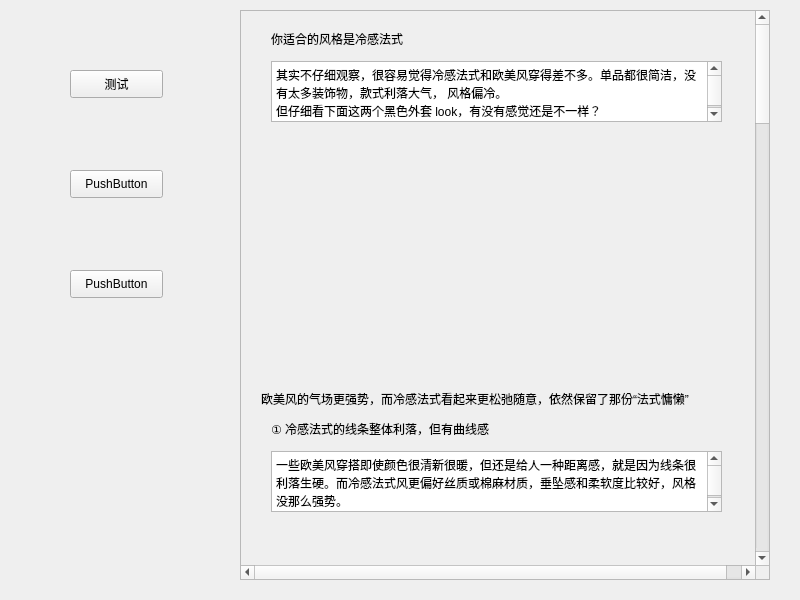
<?xml version="1.0" encoding="UTF-8"?>
<ui version="4.0">
 <class>cw_b_t</class>
 <widget class="QWidget" name="cw_b_t">
  <property name="geometry">
   <rect>
    <x>0</x>
    <y>0</y>
    <width>800</width>
    <height>600</height>
   </rect>
  </property>
  <property name="windowTitle">
   <string>Form</string>
  </property>
  <widget class="QScrollArea" name="scrollArea">
   <property name="geometry">
    <rect>
     <x>240</x>
     <y>10</y>
     <width>530</width>
     <height>570</height>
    </rect>
   </property>
   <property name="verticalScrollBarPolicy">
    <enum>Qt::ScrollBarAlwaysOn</enum>
   </property>
   <property name="horizontalScrollBarPolicy">
    <enum>Qt::ScrollBarAlwaysOn</enum>
   </property>
   <property name="widgetResizable">
    <bool>false</bool>
   </property>
   <widget class="QWidget" name="scrollAreaWidgetContents">
    <property name="geometry">
     <rect>
      <x>0</x>
      <y>-1032</y>
      <width>530</width>
      <height>2950</height>
     </rect>
    </property>
    <property name="minimumSize">
     <size>
      <width>500</width>
      <height>2000</height>
     </size>
    </property>
    <widget class="QLabel" name="label">
     <property name="geometry">
      <rect>
       <x>30</x>
       <y>20</y>
       <width>221</width>
       <height>16</height>
      </rect>
     </property>
     <property name="text">
      <string>你适合的风格是冷感法式</string>
     </property>
    </widget>
    <widget class="QTextBrowser" name="textBrowser">
     <property name="geometry">
      <rect>
       <x>30</x>
       <y>50</y>
       <width>451</width>
       <height>61</height>
      </rect>
     </property>
     <property name="html">
      <string>&lt;!DOCTYPE HTML PUBLIC &quot;-//W3C//DTD HTML 4.0//EN&quot; &quot;http://www.w3.org/TR/REC-html40/strict.dtd&quot;&gt;
&lt;html&gt;&lt;head&gt;&lt;meta name=&quot;qrichtext&quot; content=&quot;1&quot; /&gt;&lt;style type=&quot;text/css&quot;&gt;
p, li { white-space: pre-wrap; }
&lt;/style&gt;&lt;/head&gt;&lt;body style=&quot; font-family:'SimSun'; font-size:9pt; font-weight:400; font-style:normal;&quot;&gt;
&lt;p style=&quot; margin-top:0px; margin-bottom:0px; margin-left:0px; margin-right:0px; -qt-block-indent:0; text-indent:0px;&quot;&gt;其实不仔细观察，很容易觉得冷感法式和欧美风穿得差不多。单品都很简洁，没有太多装饰物，款式利落大气， 风格偏冷。&lt;/p&gt;
&lt;p style=&quot; margin-top:0px; margin-bottom:0px; margin-left:0px; margin-right:0px; -qt-block-indent:0; text-indent:0px;&quot;&gt;但仔细看下面这两个黑色外套 look，有没有感觉还是不一样？&lt;/p&gt;&lt;/body&gt;&lt;/html&gt;</string>
     </property>
    </widget>
    <widget class="QLabel" name="label_2">
     <property name="geometry">
      <rect>
       <x>30</x>
       <y>120</y>
       <width>441</width>
       <height>251</height>
      </rect>
     </property>
     <property name="text">
      <string/>
     </property>
    </widget>
    <widget class="QTextBrowser" name="textBrowser_2">
     <property name="geometry">
      <rect>
       <x>30</x>
       <y>440</y>
       <width>451</width>
       <height>61</height>
      </rect>
     </property>
     <property name="html">
      <string>&lt;!DOCTYPE HTML PUBLIC &quot;-//W3C//DTD HTML 4.0//EN&quot; &quot;http://www.w3.org/TR/REC-html40/strict.dtd&quot;&gt;
&lt;html&gt;&lt;head&gt;&lt;meta name=&quot;qrichtext&quot; content=&quot;1&quot; /&gt;&lt;style type=&quot;text/css&quot;&gt;
p, li { white-space: pre-wrap; }
&lt;/style&gt;&lt;/head&gt;&lt;body style=&quot; font-family:'SimSun'; font-size:9pt; font-weight:400; font-style:normal;&quot;&gt;
&lt;p style=&quot; margin-top:0px; margin-bottom:0px; margin-left:0px; margin-right:0px; -qt-block-indent:0; text-indent:0px;&quot;&gt;一些欧美风穿搭即使颜色很清新很暖，但还是给人一种距离感，就是因为线条很利落生硬。而冷感法式风更偏好丝质或棉麻材质，垂坠感和柔软度比较好，风格没那么强势。&lt;/p&gt;&lt;/body&gt;&lt;/html&gt;</string>
     </property>
    </widget>
    <widget class="QLabel" name="label_3">
     <property name="geometry">
      <rect>
       <x>20</x>
       <y>380</y>
       <width>471</width>
       <height>16</height>
      </rect>
     </property>
     <property name="text">
      <string>欧美风的气场更强势，而冷感法式看起来更松弛随意，依然保留了那份“法式慵懒”</string>
     </property>
    </widget>
    <widget class="QLabel" name="label_4">
     <property name="geometry">
      <rect>
       <x>30</x>
       <y>410</y>
       <width>331</width>
       <height>16</height>
      </rect>
     </property>
     <property name="text">
      <string>① 冷感法式的线条整体利落，但有曲线感</string>
     </property>
    </widget>
    <widget class="QLabel" name="label_5">
     <property name="geometry">
      <rect>
       <x>30</x>
       <y>510</y>
       <width>451</width>
       <height>231</height>
      </rect>
     </property>
     <property name="text">
      <string/>
     </property>
    </widget>
    <widget class="QTextBrowser" name="textBrowser_3">
     <property name="geometry">
      <rect>
       <x>30</x>
       <y>760</y>
       <width>451</width>
       <height>51</height>
      </rect>
     </property>
     <property name="html">
      <string>&lt;!DOCTYPE HTML PUBLIC &quot;-//W3C//DTD HTML 4.0//EN&quot; &quot;http://www.w3.org/TR/REC-html40/strict.dtd&quot;&gt;
&lt;html&gt;&lt;head&gt;&lt;meta name=&quot;qrichtext&quot; content=&quot;1&quot; /&gt;&lt;style type=&quot;text/css&quot;&gt;
p, li { white-space: pre-wrap; }
&lt;/style&gt;&lt;/head&gt;&lt;body style=&quot; font-family:'SimSun'; font-size:9pt; font-weight:400; font-style:normal;&quot;&gt;
&lt;p style=&quot; margin-top:0px; margin-bottom:0px; margin-left:0px; margin-right:0px; -qt-block-indent:0; text-indent:0px;&quot;&gt;下装部分，欧美风很喜欢帅气利落的西装裤，但冷感法式更常穿微喇或大腿处贴身的牛仔裤，会形成曲线感。&lt;/p&gt;&lt;/body&gt;&lt;/html&gt;</string>
     </property>
    </widget>
    <widget class="QLabel" name="label_6">
     <property name="geometry">
      <rect>
       <x>30</x>
       <y>820</y>
       <width>451</width>
       <height>241</height>
      </rect>
     </property>
     <property name="text">
      <string/>
     </property>
    </widget>
    <widget class="QTextBrowser" name="textBrowser_4">
     <property name="geometry">
      <rect>
       <x>30</x>
       <y>1090</y>
       <width>451</width>
       <height>101</height>
      </rect>
     </property>
     <property name="html">
      <string>&lt;!DOCTYPE HTML PUBLIC &quot;-//W3C//DTD HTML 4.0//EN&quot; &quot;http://www.w3.org/TR/REC-html40/strict.dtd&quot;&gt;
&lt;html&gt;&lt;head&gt;&lt;meta name=&quot;qrichtext&quot; content=&quot;1&quot; /&gt;&lt;style type=&quot;text/css&quot;&gt;
p, li { white-space: pre-wrap; }
&lt;/style&gt;&lt;/head&gt;&lt;body style=&quot; font-family:'SimSun'; font-size:9pt; font-weight:400; font-style:normal;&quot;&gt;
&lt;p style=&quot; margin-top:0px; margin-bottom:0px; margin-left:0px; margin-right:0px; -qt-block-indent:0; text-indent:0px;&quot;&gt;除了线条这种细节，单品整体的版型也很影响观感。欧美博主很喜欢特别有设计感、略隆重、吸引视线的穿搭，散发出一种“老娘全场最酷”的气场。&lt;/p&gt;
&lt;p style=&quot; margin-top:0px; margin-bottom:0px; margin-left:0px; margin-right:0px; -qt-block-indent:0; text-indent:0px;&quot;&gt;法式博主虽然也爱穿西装外套，但选的都是比较合身的版型，还经常加入格纹元素来增强休闲感，不会显得很隆重或者夸张。&lt;/p&gt;&lt;/body&gt;&lt;/html&gt;</string>
     </property>
    </widget>
    <widget class="QLabel" name="label_7">
     <property name="geometry">
      <rect>
       <x>30</x>
       <y>1070</y>
       <width>371</width>
       <height>16</height>
      </rect>
     </property>
     <property name="text">
      <string>② 冷感法式的版型日常不夸张</string>
     </property>
    </widget>
    <widget class="QLabel" name="label_8">
     <property name="geometry">
      <rect>
       <x>30</x>
       <y>1200</y>
       <width>451</width>
       <height>211</height>
      </rect>
     </property>
     <property name="text">
      <string/>
     </property>
    </widget>
    <widget class="QTextBrowser" name="textBrowser_5">
     <property name="geometry">
      <rect>
       <x>30</x>
       <y>1420</y>
       <width>451</width>
       <height>81</height>
      </rect>
     </property>
     <property name="html">
      <string>&lt;!DOCTYPE HTML PUBLIC &quot;-//W3C//DTD HTML 4.0//EN&quot; &quot;http://www.w3.org/TR/REC-html40/strict.dtd&quot;&gt;
&lt;html&gt;&lt;head&gt;&lt;meta name=&quot;qrichtext&quot; content=&quot;1&quot; /&gt;&lt;style type=&quot;text/css&quot;&gt;
p, li { white-space: pre-wrap; }
&lt;/style&gt;&lt;/head&gt;&lt;body style=&quot; font-family:'SimSun'; font-size:9pt; font-weight:400; font-style:normal;&quot;&gt;
&lt;p style=&quot; margin-top:0px; margin-bottom:0px; margin-left:0px; margin-right:0px; -qt-block-indent:0; text-indent:0px;&quot;&gt;而且相比欧美喜欢的宽松长款西装裤，法式风的裤型也很日常不挑人。最常见的是长度和宽松度都比较适中的九分直筒/微喇裤，对身材的包容性更好，矮个子也能穿。&lt;/p&gt;&lt;/body&gt;&lt;/html&gt;</string>
     </property>
    </widget>
    <widget class="QTextBrowser" name="textBrowser_6">
     <property name="geometry">
      <rect>
       <x>30</x>
       <y>1740</y>
       <width>451</width>
       <height>61</height>
      </rect>
     </property>
     <property name="html">
      <string>&lt;!DOCTYPE HTML PUBLIC &quot;-//W3C//DTD HTML 4.0//EN&quot; &quot;http://www.w3.org/TR/REC-html40/strict.dtd&quot;&gt;
&lt;html&gt;&lt;head&gt;&lt;meta name=&quot;qrichtext&quot; content=&quot;1&quot; /&gt;&lt;style type=&quot;text/css&quot;&gt;
p, li { white-space: pre-wrap; }
&lt;/style&gt;&lt;/head&gt;&lt;body style=&quot; font-family:'SimSun'; font-size:9pt; font-weight:400; font-style:normal;&quot;&gt;
&lt;p style=&quot; margin-top:0px; margin-bottom:0px; margin-left:0px; margin-right:0px; -qt-block-indent:0; text-indent:0px;&quot;&gt;简单总结一下，冷感法式的整体基调是冷风格，但不会特意去放大强调冷感。挑选单品时更看重日常舒适，避免让衣服成为主角和负担。&lt;/p&gt;&lt;/body&gt;&lt;/html&gt;</string>
     </property>
    </widget>
    <widget class="QLabel" name="label_9">
     <property name="geometry">
      <rect>
       <x>30</x>
       <y>1820</y>
       <width>241</width>
       <height>16</height>
      </rect>
     </property>
     <property name="text">
      <string>▍ 女性感的表达方式不同</string>
     </property>
    </widget>
    <widget class="QTextBrowser" name="textBrowser_7">
     <property name="geometry">
      <rect>
       <x>30</x>
       <y>1850</y>
       <width>451</width>
       <height>81</height>
      </rect>
     </property>
     <property name="html">
      <string>&lt;!DOCTYPE HTML PUBLIC &quot;-//W3C//DTD HTML 4.0//EN&quot; &quot;http://www.w3.org/TR/REC-html40/strict.dtd&quot;&gt;
&lt;html&gt;&lt;head&gt;&lt;meta name=&quot;qrichtext&quot; content=&quot;1&quot; /&gt;&lt;style type=&quot;text/css&quot;&gt;
p, li { white-space: pre-wrap; }
&lt;/style&gt;&lt;/head&gt;&lt;body style=&quot; font-family:'SimSun'; font-size:9pt; font-weight:400; font-style:normal;&quot;&gt;
&lt;p style=&quot; margin-top:0px; margin-bottom:0px; margin-left:0px; margin-right:0px; -qt-block-indent:0; text-indent:0px;&quot;&gt;欧美风一般会大胆直白地表现性感，比如直接穿紧身+露肤的背心吊带。&lt;/p&gt;
&lt;p style=&quot; margin-top:0px; margin-bottom:0px; margin-left:0px; margin-right:0px; -qt-block-indent:0; text-indent:0px;&quot;&gt;而冷感法式风很少出现这类单品，就算有多半也是作内搭，不把“展示身材”作为明确目的。&lt;/p&gt;&lt;/body&gt;&lt;/html&gt;</string>
     </property>
    </widget>
    <widget class="QLabel" name="label_10">
     <property name="geometry">
      <rect>
       <x>30</x>
       <y>1940</y>
       <width>451</width>
       <height>221</height>
      </rect>
     </property>
     <property name="text">
      <string/>
     </property>
    </widget>
    <widget class="QLabel" name="label_11">
     <property name="geometry">
      <rect>
       <x>30</x>
       <y>2170</y>
       <width>311</width>
       <height>16</height>
      </rect>
     </property>
     <property name="text">
      <string>▍ 法式风情的色彩也是典型标记</string>
     </property>
    </widget>
    <widget class="QTextBrowser" name="textBrowser_8">
     <property name="geometry">
      <rect>
       <x>30</x>
       <y>2200</y>
       <width>451</width>
       <height>111</height>
      </rect>
     </property>
     <property name="html">
      <string>&lt;!DOCTYPE HTML PUBLIC &quot;-//W3C//DTD HTML 4.0//EN&quot; &quot;http://www.w3.org/TR/REC-html40/strict.dtd&quot;&gt;
&lt;html&gt;&lt;head&gt;&lt;meta name=&quot;qrichtext&quot; content=&quot;1&quot; /&gt;&lt;style type=&quot;text/css&quot;&gt;
p, li { white-space: pre-wrap; }
&lt;/style&gt;&lt;/head&gt;&lt;body style=&quot; font-family:'SimSun'; font-size:9pt; font-weight:400; font-style:normal;&quot;&gt;
&lt;p style=&quot; margin-top:0px; margin-bottom:0px; margin-left:0px; margin-right:0px; -qt-block-indent:0; text-indent:0px;&quot;&gt;色彩也是风格表达的一部分，可以非常形象地塑造风格。&lt;/p&gt;
&lt;p style=&quot; margin-top:0px; margin-bottom:0px; margin-left:0px; margin-right:0px; -qt-block-indent:0; text-indent:0px;&quot;&gt;冷感法式风偏爱的颜色，是砖红、墨绿、深蓝这类浓郁的彩色，与基础色搭配，碰撞出沉稳不单调的法式韵味。&lt;/p&gt;
&lt;p style=&quot; margin-top:0px; margin-bottom:0px; margin-left:0px; margin-right:0px; -qt-block-indent:0; text-indent:0px;&quot;&gt;这种彩色不同于明艳法式风的高明度亮色。冷感法式的色彩明度更低，饱和度更高，沉郁庄重、艳而不俗，有种经过沉淀的故事感。&lt;/p&gt;&lt;/body&gt;&lt;/html&gt;</string>
     </property>
    </widget>
    <widget class="QLabel" name="label_12">
     <property name="geometry">
      <rect>
       <x>30</x>
       <y>2320</y>
       <width>451</width>
       <height>241</height>
      </rect>
     </property>
     <property name="text">
      <string/>
     </property>
    </widget>
    <widget class="QTextBrowser" name="textBrowser_9">
     <property name="geometry">
      <rect>
       <x>30</x>
       <y>2570</y>
       <width>451</width>
       <height>51</height>
      </rect>
     </property>
     <property name="html">
      <string>&lt;!DOCTYPE HTML PUBLIC &quot;-//W3C//DTD HTML 4.0//EN&quot; &quot;http://www.w3.org/TR/REC-html40/strict.dtd&quot;&gt;
&lt;html&gt;&lt;head&gt;&lt;meta name=&quot;qrichtext&quot; content=&quot;1&quot; /&gt;&lt;style type=&quot;text/css&quot;&gt;
p, li { white-space: pre-wrap; }
&lt;/style&gt;&lt;/head&gt;&lt;body style=&quot; font-family:'SimSun'; font-size:9pt; font-weight:400; font-style:normal;&quot;&gt;
&lt;p style=&quot; margin-top:0px; margin-bottom:0px; margin-left:0px; margin-right:0px; -qt-block-indent:0; text-indent:0px;&quot;&gt;冷感法式穿搭还喜欢把红棕色系用到下半身，来代替常见的黑色、蓝色，增强色彩感，营造法式氛围。&lt;/p&gt;&lt;/body&gt;&lt;/html&gt;</string>
     </property>
    </widget>
    <widget class="QLabel" name="label_13">
     <property name="geometry">
      <rect>
       <x>30</x>
       <y>1510</y>
       <width>451</width>
       <height>211</height>
      </rect>
     </property>
     <property name="text">
      <string/>
     </property>
    </widget>
    <widget class="QLabel" name="label_14">
     <property name="geometry">
      <rect>
       <x>30</x>
       <y>2640</y>
       <width>451</width>
       <height>241</height>
      </rect>
     </property>
     <property name="text">
      <string/>
     </property>
    </widget>
   </widget>
  </widget>
  <widget class="QPushButton" name="pushButton">
   <property name="geometry">
    <rect>
     <x>70</x>
     <y>70</y>
     <width>93</width>
     <height>28</height>
    </rect>
   </property>
   <property name="text">
    <string>测试</string>
   </property>
  </widget>
  <widget class="QPushButton" name="pushButton_2">
   <property name="geometry">
    <rect>
     <x>70</x>
     <y>170</y>
     <width>93</width>
     <height>28</height>
    </rect>
   </property>
   <property name="text">
    <string>PushButton</string>
   </property>
  </widget>
  <widget class="QPushButton" name="pushButton_3">
   <property name="geometry">
    <rect>
     <x>70</x>
     <y>270</y>
     <width>93</width>
     <height>28</height>
    </rect>
   </property>
   <property name="text">
    <string>PushButton</string>
   </property>
  </widget>
 </widget>
 <resources/>
 <connections/>
</ui>
